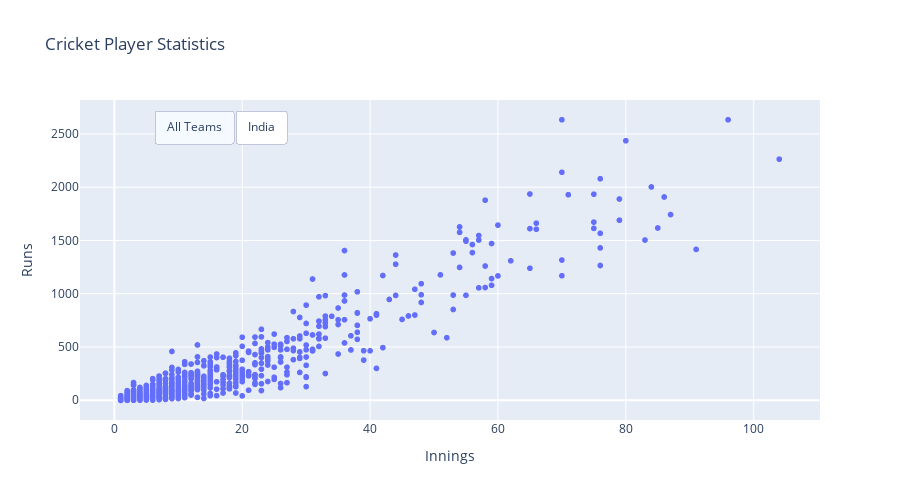

Notebook code cell kept with this figure:
### Code cell
# Button that changes All Teams to India

fig5 = px.scatter(cricket,\
                  x = "Innings",\
                  y = "Runs",\
                  hover_name = "Player",\
                  hover_data = ["Average", "Country"],\
                  height = 500,\
                  title = "Cricket Player Statistics")

df_india = cricket[cricket['Country'] == 'INDIA']

button5 = {'method': 'update',
          'label': 'All Teams',
          'args': [
              {'x': [cricket['Innings']]},
              {'y': [cricket['Runs']]}]
          }

button6 = {'method': 'update',
          'label': 'India',
          'args': [
              {'x': [df_india['Innings']]},
              {'y': [df_india['Runs']]}]
          }

fig5.update_layout(
    updatemenus=[{
        'type': 'buttons',
        'direction': "left",
        'pad': {"r": 10, "t": 10},
        'showactive': True,
        'x': 0.1,
        'xanchor': "left",
        'y': 1,
        'yanchor': "top",
        'buttons': [button5, button6]
    }]
)

fig5.show()

### Figure 1 — Plotly figure (JSON) as saved in the notebook; plotly's stock layout.template omitted (floating-point values rounded to 4 significant figures; data arrays with more than 128 entries replaced by an {"elided": "..."} marker saying what was removed)
{"data": [{"customdata": {"elided": "1110x2 mixed values"}, "hovertemplate": "<b>%{hovertext}</b><br><br>Innings=%{x}<br>Runs=%{y}<br>Average=%{customdata[0]}<br>Country=%{customdata[1]}<extra></extra>", "hovertext": {"elided": "1110 str values"}, "legendgroup": "", "marker": {"color": "#636efa", "symbol": "circle"}, "mode": "markers", "name": "", "showlegend": false, "type": "scattergl", "x": {"elided": "1110 int values"}, "xaxis": "x", "y": {"elided": "1110 int values"}, "yaxis": "y"}], "layout": {"height": 500, "legend": {"tracegroupgap": 0}, "title": {"text": "Cricket Player Statistics"}, "updatemenus": [{"buttons": [{"args": [{"x": {"elided": "1x1110 int values"}}, {"y": {"elided": "1x1110 int values"}}], "label": "All Teams", "method": "update"}, {"args": [{"x": [[96, 85, 66, 70, 51, 57, 11, 22, 9, 6, 25, 36, 3, 31, 27, 26, 13, 5, 24, 14, 18, 20, 18, 2, 9, 5, 4, 13, 3, 1, 12, 7, 3, 3, 1, 2, 2, 4, 2, 6, 9, 1, 2, 1, 1, 4, 5, 1, 1, 2, 3, 2, 1, 1, 2, 2, 1, 1, 1, 1, 1, 1, 1, 1, 1]]}, {"y": [[2633, 1617, 1605, 2633, 1177, 1504, 123, 163, 23, 8, 310, 932, 4, 1138, 587, 399, 108, 28, 409, 172, 236, 375, 394, 20, 121, 26, 13, 226, 8, 1, 249, 68, 20, 7, 0, 3, 1, 101, 22, 122, 169, 2, 3, 2, 0, 64, 42, 10, 0, 15, 87, 35, 15, 0, 36, 12, 1, 1, 43, 38, 31, 19, 10, 5, 1]]}], "label": "India", "method": "update"}], "direction": "left", "pad": {"r": 10, "t": 10}, "showactive": true, "type": "buttons", "x": 0.1, "xanchor": "left", "y": 1, "yanchor": "top"}], "xaxis": {"anchor": "y", "domain": [0, 1], "title": {"text": "Innings"}}, "yaxis": {"anchor": "x", "domain": [0, 1], "title": {"text": "Runs"}}}}
